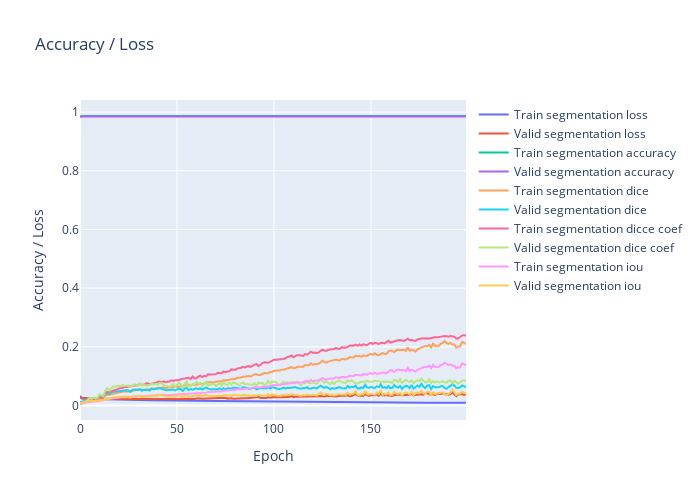

Here is the notebook cell this chart was saved with:
### Code cell
plt.clf()
fig = go.Figure()
fig.add_trace(go.Scatter(
                    y=history.history['loss'],
                    name='Train segmentation loss'))
fig.add_trace(go.Scatter(
                    y=history.history['val_loss'],
                    name='Valid segmentation loss'))
fig.add_trace(go.Scatter(
                    y=history.history['accuracy'],
                    name='Train segmentation accuracy'))
fig.add_trace(go.Scatter(
                    y=history.history['val_accuracy'],
                    name='Valid segmentation accuracy'))
                    
fig.add_trace(go.Scatter(
                    y=history.history['dice'],
                    name='Train segmentation dice'))
fig.add_trace(go.Scatter(
                    y=history.history['val_dice'],
                    name='Valid segmentation dice'))
fig.add_trace(go.Scatter(
                    y=history.history['dice_coef'],
                    name='Train segmentation dicce coef'))
fig.add_trace(go.Scatter(
                    y=history.history['val_dice_coef'],
                    name='Valid segmentation dice coef'))
                    
fig.add_trace(go.Scatter(
                    y=history.history['iou_coef'],
                    name='Train segmentation iou'))
fig.add_trace(go.Scatter(
                    y=history.history['val_iou_coef'],
                    name='Valid segmentation iou'))
# fig.add_trace(go.Scatter(
#                     y=history.history['tversky'],
#                     name='Train segmentation tversky'))
# fig.add_trace(go.Scatter(
#                     y=history.history['val_tversky'],
#                     name='Valid segmentation tversky'))

fig.update_layout(height=500, 
                  width=700,
                  title='Accuracy / Loss',
                  xaxis_title='Epoch',
                  yaxis_title='Accuracy / Loss')
fig.show()

### Figure 1 — Plotly figure (JSON) as saved in the notebook; plotly's stock layout.template omitted (floating-point values rounded to 4 significant figures; data arrays with more than 128 entries replaced by an {"elided": "..."} marker saying what was removed)
{"data": [{"name": "Train segmentation loss", "type": "scatter", "y": {"elided": "200 float values"}}, {"name": "Valid segmentation loss", "type": "scatter", "y": {"elided": "200 float values"}}, {"name": "Train segmentation accuracy", "type": "scatter", "y": {"elided": "200 float values"}}, {"name": "Valid segmentation accuracy", "type": "scatter", "y": {"elided": "200 float values"}}, {"name": "Train segmentation dice", "type": "scatter", "y": {"elided": "200 float values"}}, {"name": "Valid segmentation dice", "type": "scatter", "y": {"elided": "200 float values"}}, {"name": "Train segmentation dicce coef", "type": "scatter", "y": {"elided": "200 float values"}}, {"name": "Valid segmentation dice coef", "type": "scatter", "y": {"elided": "200 float values"}}, {"name": "Train segmentation iou", "type": "scatter", "y": {"elided": "200 float values"}}, {"name": "Valid segmentation iou", "type": "scatter", "y": {"elided": "200 float values"}}], "layout": {"height": 500, "title": {"text": "Accuracy / Loss"}, "width": 700, "xaxis": {"title": {"text": "Epoch"}}, "yaxis": {"title": {"text": "Accuracy / Loss"}}}}
